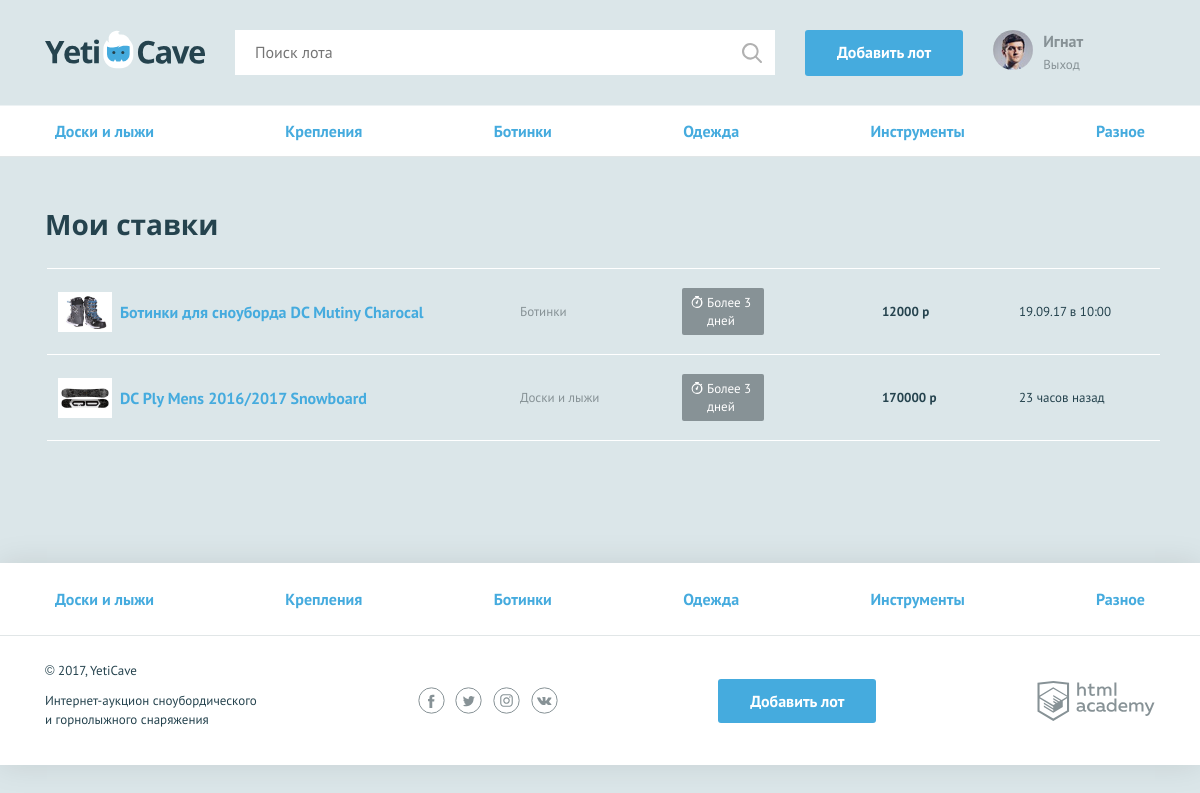
The page /mylots.php (signed in) on the database its author committed.
### tables this page shows
CREATE TABLE IF NOT EXISTS categories (
  id  INT AUTO_INCREMENT PRIMARY KEY,
  name  VARCHAR(128)
);

CREATE TABLE IF NOT EXISTS lots (
  id  INT AUTO_INCREMENT PRIMARY KEY,
  creation_date  DATETIME,
  lot_name  VARCHAR(128),
  description  TEXT,
  lot_image  VARCHAR(255),
  init_price  DECIMAL,
  expire_date  DATETIME,
  bet_step  INT,
  favorites_count INT,

  author_id INT,
  winner_id INT,
  category_id INT
);

### functions.php (called while the page is built, shortened)
<?php
require_once ('mysql_helper.php');
function db_select_data($connect, $sql, $data = []) {
    $stmt = db_get_prepare_stmt($connect, $sql, $data);
    mysqli_stmt_execute($stmt);
    $result = mysqli_stmt_get_result($stmt);
    return mysqli_fetch_all($result, MYSQLI_ASSOC);
}
function get_all_categories($connect) {
    $sql = 'SELECT * FROM categories';
    return db_select_data($connect, $sql);
}
function set_lot_time_remaining ($value) {
    $expire_date = strtotime($value);
    $now = strtotime('now');
    $time_remaining = $expire_date - $now;
    return gmdate('Более j дней',$time_remaining);
}
function format_time ($time_stamp) {
    $time = strtotime($time_stamp);
    $now = strtotime('now');
    $past_time = $now - $time ;
    if ($past_time > TIME_24_HOURS) {
        return gmdate('d.m.y в H:i', $time);
    }
    return gmdate('G часов назад', $past_time);
}
function render_template ($file_name, $data) {
    $path_to_template_file = TEMPLATES_DIR . $file_name . TEMPLATE_EXT;
    if (file_exists($path_to_template_file)) {
        extract($data, EXTR_SKIP);
        require $path_to_template_file;
        return ob_get_clean();
    }
    return '';
}

### mysql_helper.php (called while the page is built, shortened)
<?php
function db_get_prepare_stmt($link, $sql, $data = []) {
    $stmt = mysqli_prepare($link, $sql);
    return $stmt;
}

### templates/mylots.php (the view)
<main>
    <nav class="nav">
        <ul class="nav__list container">
            <?php
            foreach ($categories as $cat) : ?>
                <li class="nav__item">
                    <a href="all-lots.php?cat_id=<?= $cat['id']; ?>"><?=$cat['name']?></a>
                </li>
            <?php endforeach; ?>
        </ul>
    </nav>
    <section class="rates container">
        <h2>Мои ставки</h2>
        <table class="rates__list">
            <?php foreach ($user_bets as $bet) : ?>
            <tr class="rates__item">
                <td class="rates__info">
                    <div class="rates__img">
                        <img src="<?=$bet['lot_image']?>" width="54" height="40" alt="<?=$bet['lot_name']?>">
                    </div>
                    <h3 class="rates__title"><a href="lot.php?id=<?=$bet['lot_id']?>"><?=$bet['lot_name']?></a></h3>
                </td>
                <td class="rates__category">
                    <?=$bet['cat_name']?>
                </td>
                <td class="rates__timer">
                    <?php if (strtotime($bet['expire_date']) > TIME_24_HOURS) : ?>
                    <div class="timer"><?=set_lot_time_remaining($bet['expire_date'])?></div>
                    <?php else: ?>
                    <div class="timer timer--finishing"><?=set_lot_time_remaining($bet['expire_date'])?></div>
                    <?php endif; ?>
                </td>
                <td class="rates__price">
                    <?=$bet['price']?> р
                </td>
                <td class="rates__time">
                    <?=format_time($bet['date'])?>
                </td>
            </tr>
        <?php endforeach; ?>
        </table>
    </section>
</main>

### templates/layout.php (shortened to what this page needs)
<!DOCTYPE html>
<html lang="ru">
<head>
    <link href="css/normalize.min.css" rel="stylesheet">
    <link href="css/style.css" rel="stylesheet">
</head>
<body>
<header class="main-header">
    <div class="main-header__container container">
        <?php if($title === 'Главная') : ?>
        <a class="main-header__logo">
        <?php else : ?>
        <a class="main-header__logo" href="index.php">
        <?php endif; ?>
            <img src="img/logo.svg" width="160" height="39" alt="Логотип компании YetiCave">
        </a>
        <form class="main-header__search" method="get" action="https://echo.htmlacademy.ru">
            <input type="search" name="search" placeholder="Поиск лота">
            <input class="main-header__search-btn" type="submit" name="find" value="Найти">
        </form>
        <a class="main-header__add-lot button" href="add.php">Добавить лот</a>
        <nav class="user-menu">
            <?php if (isset($_SESSION['user'])): ?>
                <div class="user-menu__image">
                    <img src="img/user.jpg" width="40" height="40" alt="Пользователь">
                </div>
                <div class="user-menu__logged">
                    <p><?=$_SESSION['user']['name']; ?></p>
                    <a href="logout.php">Выход</a>
                </div>
            <?php endif; ?>
        </nav>
    </div>
</header>
<?=$content?>
<footer class="main-footer">
    <nav class="nav">
        <ul class="nav__list container">
            <?php
            foreach ($categories as $cat) : ?>
                <li class="nav__item">
                    <a href="all-lots.php?cat_id=<?= $cat['id']; ?>"><?=$cat['name']?></a>
                </li>
            <?php endforeach; ?>
        </ul>
    </nav>
    <div class="main-footer__bottom container">
        <div class="main-footer__copyright">
            <p>© 2017, YetiCave</p>
            <p>Интернет-аукцион сноубордического и горнолыжного снаряжения</p>
        </div>
        <div class="main-footer__social social">
            <a class="social__link social__link--facebook" href="#">Facebook
            </a>
            <a class="social__link social__link--twitter" href="#">Twitter
            </a>
            <a class="social__link social__link--instagram" href="#">Instagram
            </a>
            <a class="social__link social__link--vkontakte" href="#">Вконтакте
            </a>
        </div>
        <a class="main-footer__add-lot button" href="add-lot.html">Добавить лот</a>
        <div class="main-footer__developed-by">
            <a class="logo-academy" href="https://htmlacademy.ru/intensive/php">HTML Academy
            </a>
        </div>
    </div>
</footer>
</body>
</html>

### rows shown on the page
categories: name "Доски и лыжи"
categories: name "Крепления"
categories: name "Ботинки"
categories: name "Одежда"
categories: name "Инструменты"
categories: name "Разное"
lots: lot_image (picture), lot_name "Ботинки для сноуборда DC Mutiny Charocal", category.name "Ботинки", expire_date "Более 3 дней", price "12000", date "19.09.17 в 10:00"
lots: lot_image (picture), lot_name "DC Ply Mens 2016/2017 Snowboard", category.name "Доски и лыжи", expire_date "Более 3 дней", price "170000", date "23 часов назад"

### other values the page prints
$_SESSION['user']['name'] "Игнат"
